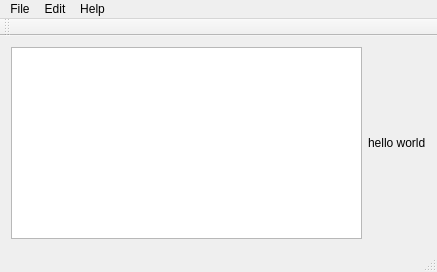
<?xml version="1.0" encoding="UTF-8"?>
<ui version="4.0">
 <class>MainWindow</class>
 <widget class="QMainWindow" name="MainWindow">
  <property name="geometry">
   <rect>
    <x>0</x>
    <y>0</y>
    <width>437</width>
    <height>272</height>
   </rect>
  </property>
  <property name="windowTitle">
   <string>MainWindow</string>
  </property>
  <widget class="QWidget" name="centralWidget">
   <layout class="QHBoxLayout" name="horizontalLayout">
    <item>
     <widget class="QTextEdit" name="textEdit_2"/>
    </item>
    <item>
     <widget class="QLabel" name="label">
      <property name="text">
       <string>hello world</string>
      </property>
      <property name="scaledContents">
       <bool>false</bool>
      </property>
     </widget>
    </item>
   </layout>
  </widget>
  <widget class="QMenuBar" name="menuBar">
   <property name="geometry">
    <rect>
     <x>0</x>
     <y>0</y>
     <width>437</width>
     <height>26</height>
    </rect>
   </property>
   <widget class="QMenu" name="menuFile">
    <property name="title">
     <string>File</string>
    </property>
    <addaction name="actionQuit"/>
   </widget>
   <widget class="QMenu" name="menuEdit">
    <property name="title">
     <string>Edit</string>
    </property>
    <addaction name="actionCopy"/>
    <addaction name="actioncut"/>
    <addaction name="actionPaste"/>
    <addaction name="separator"/>
    <addaction name="actionUndo"/>
    <addaction name="actionRedo"/>
   </widget>
   <widget class="QMenu" name="menuHelp">
    <property name="title">
     <string>Help</string>
    </property>
    <addaction name="actionAbout"/>
    <addaction name="actionAbout_Qt"/>
   </widget>
   <addaction name="menuFile"/>
   <addaction name="menuEdit"/>
   <addaction name="menuHelp"/>
  </widget>
  <widget class="QToolBar" name="mainToolBar">
   <attribute name="toolBarArea">
    <enum>TopToolBarArea</enum>
   </attribute>
   <attribute name="toolBarBreak">
    <bool>false</bool>
   </attribute>
  </widget>
  <widget class="QStatusBar" name="statusBar"/>
  <action name="actionQuit">
   <property name="icon">
    <iconset resource="resource.qrc">
     <normaloff>:/images/quitIcon.png</normaloff>:/images/quitIcon.png</iconset>
   </property>
   <property name="text">
    <string>Quit</string>
   </property>
  </action>
  <action name="actionCopy">
   <property name="icon">
    <iconset resource="resource.qrc">
     <normaloff>:/images/copyIcon.png</normaloff>:/images/copyIcon.png</iconset>
   </property>
   <property name="text">
    <string>Copy</string>
   </property>
  </action>
  <action name="actioncut">
   <property name="icon">
    <iconset resource="resource.qrc">
     <normaloff>:/images/cutIcon.png</normaloff>:/images/cutIcon.png</iconset>
   </property>
   <property name="text">
    <string>Cut</string>
   </property>
  </action>
  <action name="actionPaste">
   <property name="icon">
    <iconset resource="resource.qrc">
     <normaloff>:/images/pasteIcon.png</normaloff>:/images/pasteIcon.png</iconset>
   </property>
   <property name="text">
    <string>Paste</string>
   </property>
  </action>
  <action name="actionUndo">
   <property name="icon">
    <iconset resource="resource.qrc">
     <normaloff>:/images/undoIcon.png</normaloff>:/images/undoIcon.png</iconset>
   </property>
   <property name="text">
    <string>Undo</string>
   </property>
  </action>
  <action name="actionRedo">
   <property name="icon">
    <iconset resource="resource.qrc">
     <normaloff>:/images/redoIcon.png</normaloff>:/images/redoIcon.png</iconset>
   </property>
   <property name="text">
    <string>Redo</string>
   </property>
  </action>
  <action name="actionAbout">
   <property name="icon">
    <iconset resource="resource.qrc">
     <normaloff>:/images/aboutIcon.png</normaloff>:/images/aboutIcon.png</iconset>
   </property>
   <property name="text">
    <string>About</string>
   </property>
  </action>
  <action name="actionAbout_Qt">
   <property name="icon">
    <iconset resource="resource.qrc">
     <normaloff>:/images/aboutQtIcon.png</normaloff>:/images/aboutQtIcon.png</iconset>
   </property>
   <property name="text">
    <string>About Qt</string>
   </property>
  </action>
 </widget>
 <layoutdefault spacing="6" margin="11"/>
 <resources>
  <include location="resource.qrc"/>
 </resources>
 <connections/>
</ui>
